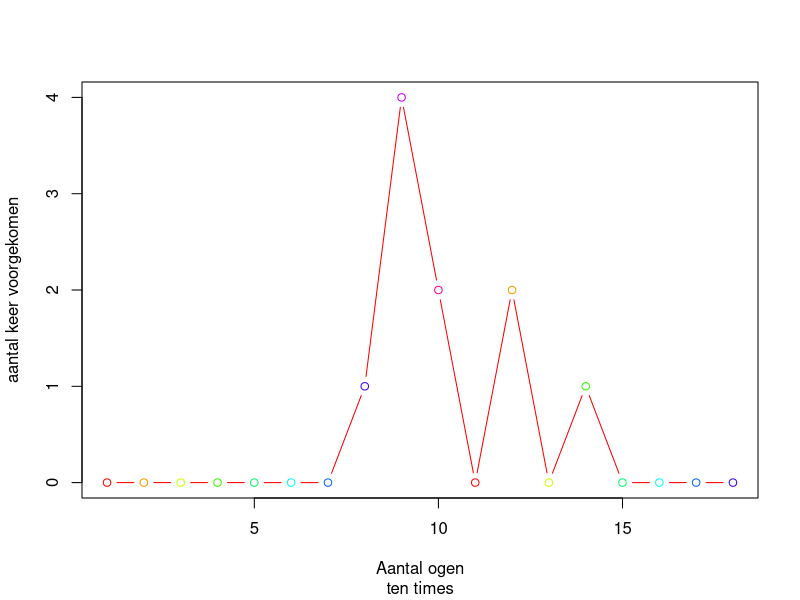
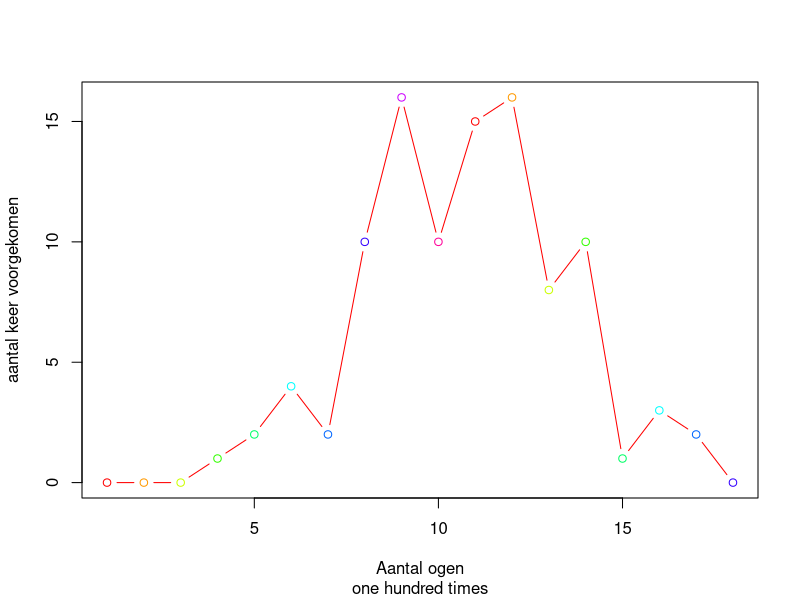
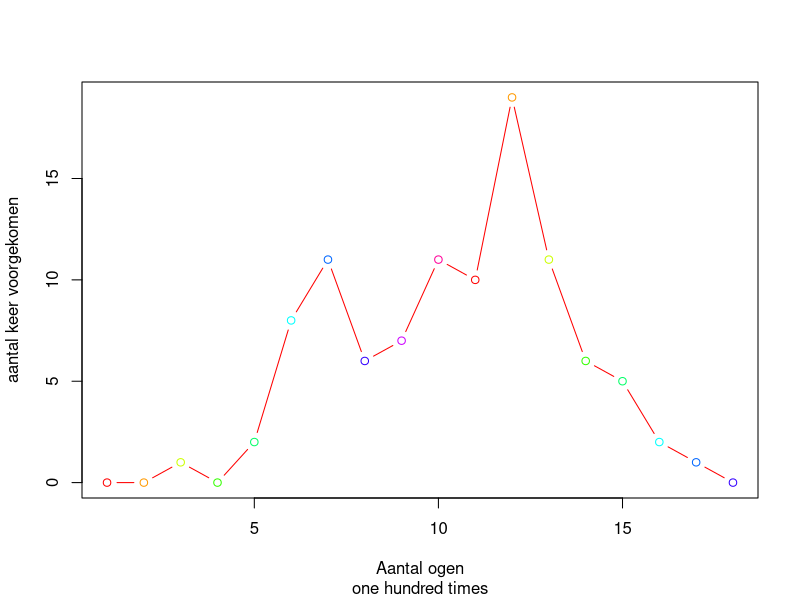
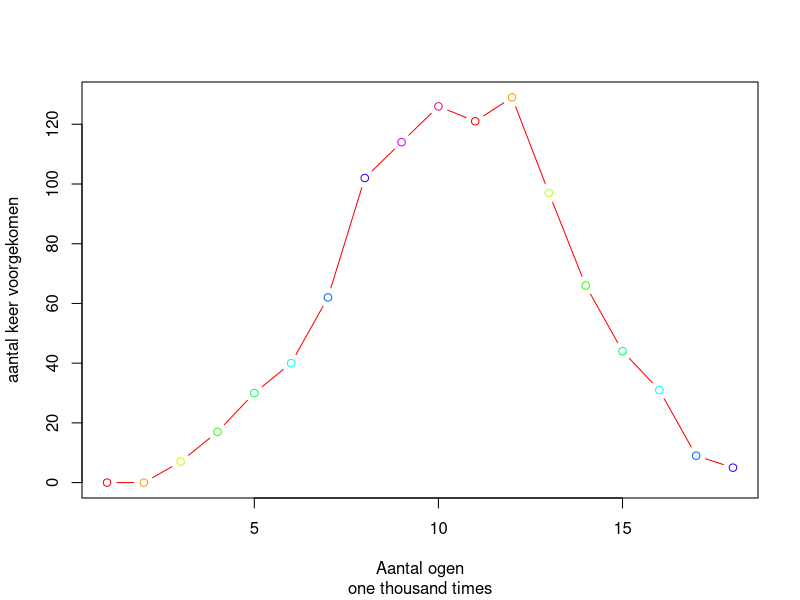
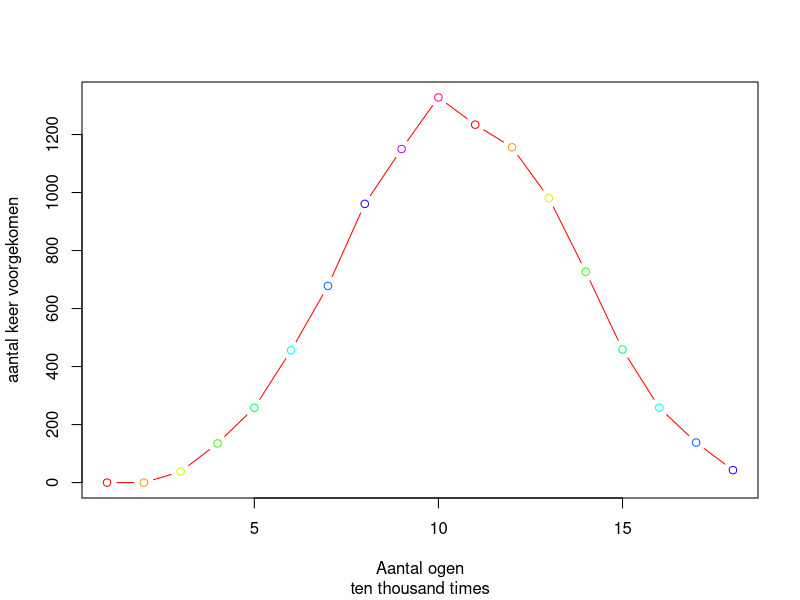

R code for these plots, in order:
throw <- function(throwCount, diceCount = 3, diceFaceCount = 6) {
  samples = array(dim = throwCount)
  for(throw in 1:throwCount) {
    samples[throw] <- sum(sample( 1:diceFaceCount, diceCount, replace = T))
  }
  return(tabulate(samples, diceCount * diceFaceCount))
}

plot(throw(10), col=rainbow(10), type = 'b', xlab = "Aantal ogen", ylab = "aantal keer voorgekomen",sub = "ten times")
plot(throw(100), col=rainbow(10), type = 'b', xlab = "Aantal ogen", ylab = "aantal keer voorgekomen",sub = "one hundred times")
plot(throw(100), col=rainbow(10), type = 'b', xlab = "Aantal ogen", ylab = "aantal keer voorgekomen",sub = "one hundred times")
plot(throw(1000), col=rainbow(10), type = 'b', xlab = "Aantal ogen", ylab = "aantal keer voorgekomen",sub = "one thousand times")
plot(throw(10000), col=rainbow(10), type = 'b', xlab = "Aantal ogen", ylab = "aantal keer voorgekomen",sub = "ten thousand times")
